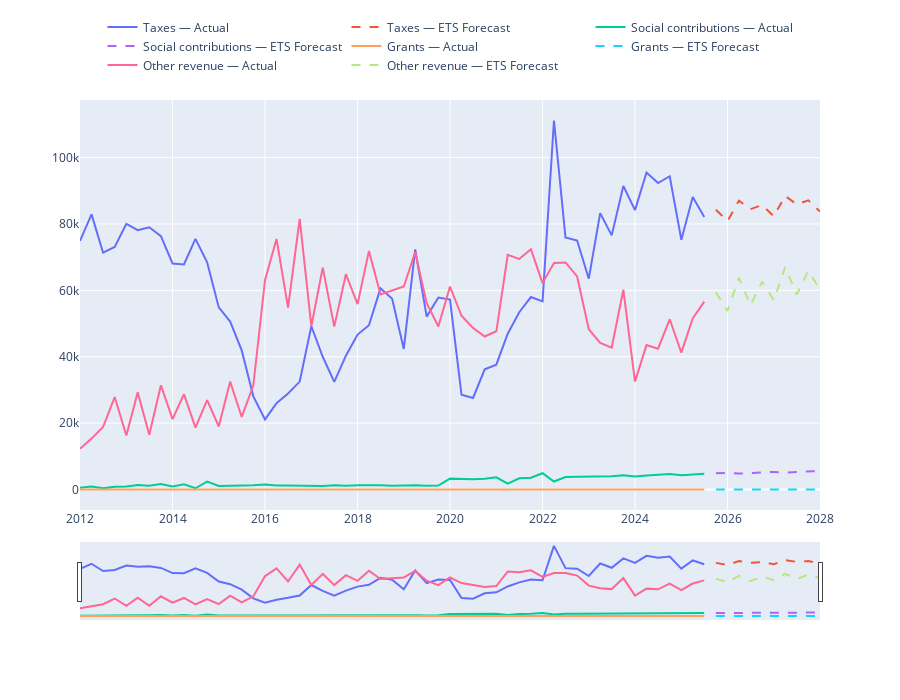

This figure's notebook cell:
### Code cell
plot_forecast(revenue_cols, forecast_ets, "ETS")
